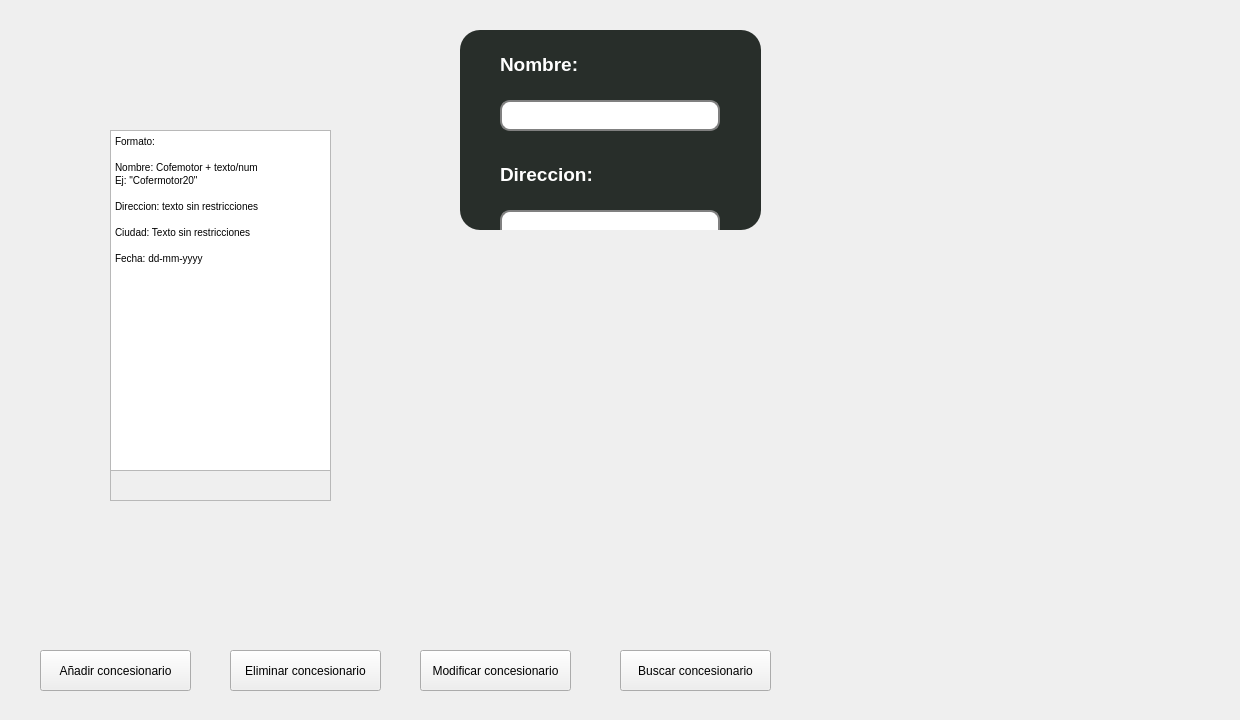
<?xml version="1.0" encoding="UTF-8"?>
<ui version="4.0">
 <class>MainWindow</class>
 <widget class="QMainWindow" name="MainWindow">
  <property name="geometry">
   <rect>
    <x>0</x>
    <y>0</y>
    <width>1240</width>
    <height>720</height>
   </rect>
  </property>
  <property name="windowTitle">
   <string>MainWindow</string>
  </property>
  <widget class="QWidget" name="centralwidget">
   <widget class="QLabel" name="label">
    <property name="geometry">
     <rect>
      <x>0</x>
      <y>0</y>
      <width>1240</width>
      <height>720</height>
     </rect>
    </property>
    <property name="styleSheet">
     <string notr="true">background-image: url(:/direccion/nissan_skyline_gt_r_r34-HD2.jpg);</string>
    </property>
    <property name="text">
     <string/>
    </property>
    <property name="pixmap">
     <pixmap>:/direccion/nissan_skyline_gt_r_r34-HD2.jpg</pixmap>
    </property>
    <property name="scaledContents">
     <bool>true</bool>
    </property>
   </widget>
   <widget class="QPushButton" name="aniadirCon">
    <property name="geometry">
     <rect>
      <x>40</x>
      <y>650</y>
      <width>151</width>
      <height>41</height>
     </rect>
    </property>
    <property name="text">
     <string>Añadir concesionario</string>
    </property>
   </widget>
   <widget class="QPushButton" name="eliminarCon">
    <property name="geometry">
     <rect>
      <x>230</x>
      <y>650</y>
      <width>151</width>
      <height>41</height>
     </rect>
    </property>
    <property name="text">
     <string>Eliminar concesionario</string>
    </property>
   </widget>
   <widget class="QPushButton" name="atras">
    <property name="geometry">
     <rect>
      <x>1160</x>
      <y>650</y>
      <width>51</width>
      <height>51</height>
     </rect>
    </property>
    <property name="styleSheet">
     <string notr="true">#atras{
border-image: url(:/direccion/botonAtrasBlanco.png);
background-color: transparent;
background: none;
border: none;
background-repeat: none;
}
#atras:pressed{
border-image: url(:/direccion/bottonAtrasBlancoAzul.jpg);
background-color: transparent;
background: none;
border: none;
background-repeat: none;
}</string>
    </property>
    <property name="text">
     <string/>
    </property>
   </widget>
   <widget class="QPushButton" name="ModificarCon">
    <property name="geometry">
     <rect>
      <x>420</x>
      <y>650</y>
      <width>151</width>
      <height>41</height>
     </rect>
    </property>
    <property name="text">
     <string>Modificar concesionario</string>
    </property>
   </widget>
   <widget class="QPushButton" name="BuscarCon">
    <property name="geometry">
     <rect>
      <x>620</x>
      <y>650</y>
      <width>151</width>
      <height>41</height>
     </rect>
    </property>
    <property name="text">
     <string>Buscar concesionario</string>
    </property>
   </widget>
   <widget class="QFrame" name="frameAniaidir">
    <property name="enabled">
     <bool>true</bool>
    </property>
    <property name="geometry">
     <rect>
      <x>460</x>
      <y>30</y>
      <width>301</width>
      <height>200</height>
     </rect>
    </property>
    <property name="styleSheet">
     <string notr="true">background-color: #282e2a;
border-radius: 20px;</string>
    </property>
    <property name="frameShape">
     <enum>QFrame::StyledPanel</enum>
    </property>
    <property name="frameShadow">
     <enum>QFrame::Raised</enum>
    </property>
    <widget class="QLabel" name="DNI">
     <property name="geometry">
      <rect>
       <x>40</x>
       <y>10</y>
       <width>220</width>
       <height>50</height>
      </rect>
     </property>
     <property name="font">
      <font>
       <pointsize>14</pointsize>
      </font>
     </property>
     <property name="text">
      <string>&lt;html&gt;&lt;head/&gt;&lt;body&gt;&lt;p&gt;&lt;span style=&quot; font-weight:600; color:#ffffff;&quot;&gt;Nombre:&lt;/span&gt;&lt;/p&gt;&lt;/body&gt;&lt;/html&gt;</string>
     </property>
    </widget>
    <widget class="QLineEdit" name="LineaDni">
     <property name="geometry">
      <rect>
       <x>40</x>
       <y>70</y>
       <width>220</width>
       <height>31</height>
      </rect>
     </property>
     <property name="styleSheet">
      <string notr="true">background-color:white;

border: 2px solid gray;
border-radius: 10px; /* Ajusta el radio según tus preferencias */
padding: 5px; /* Opcional: ajusta el espaciado interior */

</string>
     </property>
     <property name="text">
      <string/>
     </property>
    </widget>
    <widget class="QLabel" name="Contra">
     <property name="geometry">
      <rect>
       <x>40</x>
       <y>120</y>
       <width>220</width>
       <height>50</height>
      </rect>
     </property>
     <property name="font">
      <font>
       <pointsize>14</pointsize>
      </font>
     </property>
     <property name="text">
      <string>&lt;html&gt;&lt;head/&gt;&lt;body&gt;&lt;p&gt;&lt;span style=&quot; font-weight:600; color:#ffffff;&quot;&gt;Direccion:&lt;/span&gt;&lt;/p&gt;&lt;/body&gt;&lt;/html&gt;</string>
     </property>
    </widget>
    <widget class="QLineEdit" name="LineaContra">
     <property name="geometry">
      <rect>
       <x>40</x>
       <y>180</y>
       <width>220</width>
       <height>31</height>
      </rect>
     </property>
     <property name="styleSheet">
      <string notr="true">background-color:white;

border: 2px solid gray;
border-radius: 10px; /* Ajusta el radio según tus preferencias */
padding: 5px; /* Opcional: ajusta el espaciado interior */

</string>
     </property>
     <property name="text">
      <string/>
     </property>
    </widget>
    <widget class="QPushButton" name="IniciarSesion">
     <property name="geometry">
      <rect>
       <x>100</x>
       <y>500</y>
       <width>100</width>
       <height>30</height>
      </rect>
     </property>
     <property name="font">
      <font>
       <weight>75</weight>
       <bold>true</bold>
      </font>
     </property>
     <property name="styleSheet">
      <string notr="true">border: 2px solid white;
border-radius: 10px; /* Ajusta el radio según tus preferencias */
color: white;</string>
     </property>
     <property name="text">
      <string/>
     </property>
    </widget>
    <widget class="QLabel" name="Incorrecto">
     <property name="enabled">
      <bool>true</bool>
     </property>
     <property name="geometry">
      <rect>
       <x>10</x>
       <y>460</y>
       <width>281</width>
       <height>21</height>
      </rect>
     </property>
     <property name="text">
      <string>&lt;html&gt;&lt;head/&gt;&lt;body&gt;&lt;p align=&quot;center&quot;&gt;&lt;br/&gt;&lt;/p&gt;&lt;/body&gt;&lt;/html&gt;</string>
     </property>
    </widget>
    <widget class="QLineEdit" name="LineaContra_2">
     <property name="geometry">
      <rect>
       <x>40</x>
       <y>290</y>
       <width>220</width>
       <height>31</height>
      </rect>
     </property>
     <property name="styleSheet">
      <string notr="true">background-color:white;

border: 2px solid gray;
border-radius: 10px; /* Ajusta el radio según tus preferencias */
padding: 5px; /* Opcional: ajusta el espaciado interior */

</string>
     </property>
     <property name="text">
      <string/>
     </property>
    </widget>
    <widget class="QLabel" name="Contra_2">
     <property name="geometry">
      <rect>
       <x>40</x>
       <y>230</y>
       <width>220</width>
       <height>50</height>
      </rect>
     </property>
     <property name="font">
      <font>
       <pointsize>14</pointsize>
      </font>
     </property>
     <property name="text">
      <string>&lt;html&gt;&lt;head/&gt;&lt;body&gt;&lt;p&gt;&lt;span style=&quot; font-weight:600; color:#ffffff;&quot;&gt;Ciudad:&lt;/span&gt;&lt;/p&gt;&lt;/body&gt;&lt;/html&gt;</string>
     </property>
    </widget>
    <widget class="QLineEdit" name="LineaContra_3">
     <property name="geometry">
      <rect>
       <x>40</x>
       <y>400</y>
       <width>220</width>
       <height>31</height>
      </rect>
     </property>
     <property name="styleSheet">
      <string notr="true">background-color:white;

border: 2px solid gray;
border-radius: 10px; /* Ajusta el radio según tus preferencias */
padding: 5px; /* Opcional: ajusta el espaciado interior */

</string>
     </property>
     <property name="text">
      <string/>
     </property>
    </widget>
    <widget class="QLabel" name="Contra_3">
     <property name="geometry">
      <rect>
       <x>40</x>
       <y>340</y>
       <width>241</width>
       <height>50</height>
      </rect>
     </property>
     <property name="font">
      <font>
       <pointsize>14</pointsize>
      </font>
     </property>
     <property name="text">
      <string>&lt;html&gt;&lt;head/&gt;&lt;body&gt;&lt;p&gt;&lt;span style=&quot; font-weight:600; color:#ffffff;&quot;&gt;FechaInauguracion:&lt;/span&gt;&lt;/p&gt;&lt;/body&gt;&lt;/html&gt;</string>
     </property>
    </widget>
   </widget>
   <widget class="QFrame" name="frame">
    <property name="geometry">
     <rect>
      <x>110</x>
      <y>160</y>
      <width>221</width>
      <height>341</height>
     </rect>
    </property>
    <property name="frameShape">
     <enum>QFrame::StyledPanel</enum>
    </property>
    <property name="frameShadow">
     <enum>QFrame::Raised</enum>
    </property>
   </widget>
   <widget class="QTextEdit" name="textEdit">
    <property name="geometry">
     <rect>
      <x>110</x>
      <y>130</y>
      <width>221</width>
      <height>341</height>
     </rect>
    </property>
    <property name="html">
     <string>&lt;!DOCTYPE HTML PUBLIC &quot;-//W3C//DTD HTML 4.0//EN&quot; &quot;http://www.w3.org/TR/REC-html40/strict.dtd&quot;&gt;
&lt;html&gt;&lt;head&gt;&lt;meta name=&quot;qrichtext&quot; content=&quot;1&quot; /&gt;&lt;style type=&quot;text/css&quot;&gt;
p, li { white-space: pre-wrap; }
&lt;/style&gt;&lt;/head&gt;&lt;body style=&quot; font-family:'MS Shell Dlg 2'; font-size:7.8pt; font-weight:400; font-style:normal;&quot;&gt;
&lt;p style=&quot; margin-top:0px; margin-bottom:0px; margin-left:0px; margin-right:0px; -qt-block-indent:0; text-indent:0px;&quot;&gt;Formato:&lt;/p&gt;
&lt;p style=&quot;-qt-paragraph-type:empty; margin-top:0px; margin-bottom:0px; margin-left:0px; margin-right:0px; -qt-block-indent:0; text-indent:0px;&quot;&gt;&lt;br /&gt;&lt;/p&gt;
&lt;p style=&quot; margin-top:0px; margin-bottom:0px; margin-left:0px; margin-right:0px; -qt-block-indent:0; text-indent:0px;&quot;&gt;Nombre: Cofemotor + texto/num&lt;/p&gt;
&lt;p style=&quot; margin-top:0px; margin-bottom:0px; margin-left:0px; margin-right:0px; -qt-block-indent:0; text-indent:0px;&quot;&gt;Ej: &amp;quot;Cofermotor20&amp;quot;&lt;/p&gt;
&lt;p style=&quot;-qt-paragraph-type:empty; margin-top:0px; margin-bottom:0px; margin-left:0px; margin-right:0px; -qt-block-indent:0; text-indent:0px;&quot;&gt;&lt;br /&gt;&lt;/p&gt;
&lt;p style=&quot; margin-top:0px; margin-bottom:0px; margin-left:0px; margin-right:0px; -qt-block-indent:0; text-indent:0px;&quot;&gt;Direccion: texto sin restricciones&lt;/p&gt;
&lt;p style=&quot;-qt-paragraph-type:empty; margin-top:0px; margin-bottom:0px; margin-left:0px; margin-right:0px; -qt-block-indent:0; text-indent:0px;&quot;&gt;&lt;br /&gt;&lt;/p&gt;
&lt;p style=&quot; margin-top:0px; margin-bottom:0px; margin-left:0px; margin-right:0px; -qt-block-indent:0; text-indent:0px;&quot;&gt;Ciudad: Texto sin restricciones&lt;/p&gt;
&lt;p style=&quot;-qt-paragraph-type:empty; margin-top:0px; margin-bottom:0px; margin-left:0px; margin-right:0px; -qt-block-indent:0; text-indent:0px;&quot;&gt;&lt;br /&gt;&lt;/p&gt;
&lt;p style=&quot; margin-top:0px; margin-bottom:0px; margin-left:0px; margin-right:0px; -qt-block-indent:0; text-indent:0px;&quot;&gt;Fecha: dd-mm-yyyy&lt;/p&gt;
&lt;p style=&quot;-qt-paragraph-type:empty; margin-top:0px; margin-bottom:0px; margin-left:0px; margin-right:0px; -qt-block-indent:0; text-indent:0px;&quot;&gt;&lt;br /&gt;&lt;/p&gt;&lt;/body&gt;&lt;/html&gt;</string>
    </property>
   </widget>
  </widget>
 </widget>
 <resources>
  <include location="nissan.qrc"/>
  <include location="botonAtrasBlanco.qrc"/>
 </resources>
 <connections/>
</ui>
